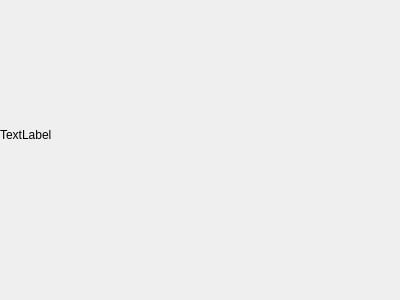
<?xml version="1.0" encoding="UTF-8"?>
<ui version="4.0">
 <class>CCustomWidget</class>
 <widget class="QWidget" name="CCustomWidget">
  <property name="geometry">
   <rect>
    <x>0</x>
    <y>0</y>
    <width>400</width>
    <height>300</height>
   </rect>
  </property>
  <property name="windowTitle">
   <string>Form</string>
  </property>
  <layout class="QGridLayout" name="gridLayout">
   <property name="leftMargin">
    <number>0</number>
   </property>
   <property name="topMargin">
    <number>0</number>
   </property>
   <property name="rightMargin">
    <number>0</number>
   </property>
   <property name="bottomMargin">
    <number>30</number>
   </property>
   <property name="spacing">
    <number>0</number>
   </property>
   <item row="0" column="0">
    <widget class="QLabel" name="label_gif">
     <property name="text">
      <string>TextLabel</string>
     </property>
    </widget>
   </item>
  </layout>
 </widget>
 <resources/>
 <connections/>
</ui>
